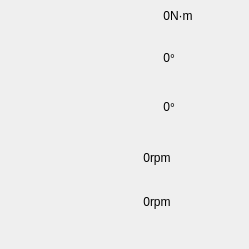
     <widget class="QWidget" name="scrollAreaWidgetContents_2">
      <property name="geometry">
       <rect>
        <x>0</x>
        <y>0</y>
        <width>249</width>
        <height>249</height>
       </rect>
      </property>
      <widget class="QLabel" name="roller_torque">
       <property name="geometry">
        <rect>
         <x>70</x>
         <y>0</y>
         <width>100</width>
         <height>31</height>
        </rect>
       </property>
       <property name="text">
        <string>0</string>
       </property>
       <property name="alignment">
        <set>Qt::AlignRight|Qt::AlignTrailing|Qt::AlignVCenter</set>
       </property>
      </widget>
      <widget class="QLabel" name="l_fan_angle">
       <property name="geometry">
        <rect>
         <x>70</x>
         <y>90</y>
         <width>100</width>
         <height>33</height>
        </rect>
       </property>
       <property name="text">
        <string>0</string>
       </property>
       <property name="alignment">
        <set>Qt::AlignRight|Qt::AlignTrailing|Qt::AlignVCenter</set>
       </property>
      </widget>
      <widget class="QLabel" name="label_54">
       <property name="geometry">
        <rect>
         <x>70</x>
         <y>41</y>
         <width>100</width>
         <height>33</height>
        </rect>
       </property>
       <property name="text">
        <string>0</string>
       </property>
       <property name="alignment">
        <set>Qt::AlignRight|Qt::AlignTrailing|Qt::AlignVCenter</set>
       </property>
      </widget>
      <widget class="QLabel" name="front_motor_sp">
       <property name="geometry">
        <rect>
         <x>90</x>
         <y>141</y>
         <width>60</width>
         <height>33</height>
        </rect>
       </property>
       <property name="text">
        <string>0</string>
       </property>
       <property name="alignment">
        <set>Qt::AlignRight|Qt::AlignTrailing|Qt::AlignVCenter</set>
       </property>
      </widget>
      <widget class="QLabel" name="rear_motor_sp">
       <property name="geometry">
        <rect>
         <x>90</x>
         <y>185</y>
         <width>60</width>
         <height>33</height>
        </rect>
       </property>
       <property name="text">
        <string>0</string>
       </property>
       <property name="alignment">
        <set>Qt::AlignRight|Qt::AlignTrailing|Qt::AlignVCenter</set>
       </property>
      </widget>
      <widget class="QWidget" name="layoutWidget">
       <property name="geometry">
        <rect>
         <x>7</x>
         <y>0</y>
         <width>41</width>
         <height>221</height>
        </rect>
       </property>
       <layout class="QVBoxLayout" name="verticalLayout_3">
        <item>
         <widget class="QLabel" name="label_64">
          <property name="styleSheet">
           <string notr="true">border-image: url(:/images/parameters/RollerTorque.png);</string>
          </property>
          <property name="text">
           <string/>
          </property>
         </widget>
        </item>
        <item>
         <widget class="QLabel" name="label_66">
          <property name="styleSheet">
           <string notr="true">border-image: url(:/images/parameters/ThrowMachineAngle.png);</string>
          </property>
          <property name="text">
           <string/>
          </property>
         </widget>
        </item>
        <item>
         <widget class="QLabel" name="label_67">
          <property name="styleSheet">
           <string notr="true">border-image: url(:/images/parameters/FanAngle.png);</string>
          </property>
          <property name="text">
           <string/>
          </property>
         </widget>
        </item>
        <item>
         <widget class="QLabel" name="label_44">
          <property name="styleSheet">
           <string notr="true">border-image: url(:/images/parameters/FrontMotorSpeed.png);</string>
          </property>
          <property name="text">
           <string/>
          </property>
         </widget>
        </item>
        <item>
         <widget class="QLabel" name="label_50">
          <property name="styleSheet">
           <string notr="true">border-image: url(:/images/parameters/RearMotorSpeed.png);</string>
          </property>
          <property name="text">
           <string/>
          </property>
         </widget>
        </item>
       </layout>
      </widget>
      <widget class="MQlabel" name="w_front_motor_sp">
       <property name="geometry">
        <rect>
         <x>200</x>
         <y>140</y>
         <width>40</width>
         <height>40</height>
        </rect>
       </property>
       <property name="styleSheet">
        <string notr="true">border-image: url(:/images/engine/warning.png);</string>
       </property>
       <property name="text">
        <string/>
       </property>
      </widget>
      <widget class="MQlabel" name="w_rear_motor_sp">
       <property name="geometry">
        <rect>
         <x>200</x>
         <y>182</y>
         <width>40</width>
         <height>40</height>
        </rect>
       </property>
       <property name="styleSheet">
        <string notr="true">border-image: url(:/images/engine/warning.png);</string>
       </property>
       <property name="text">
        <string/>
       </property>
      </widget>
      <widget class="QLabel" name="label_83">
       <property name="geometry">
        <rect>
         <x>170</x>
         <y>0</y>
         <width>45</width>
         <height>31</height>
        </rect>
       </property>
       <property name="text">
        <string>N·m</string>
       </property>
      </widget>
      <widget class="QLabel" name="label_84">
       <property name="geometry">
        <rect>
         <x>170</x>
         <y>43</y>
         <width>45</width>
         <height>31</height>
        </rect>
       </property>
       <property name="text">
        <string>°</string>
       </property>
      </widget>
      <widget class="QLabel" name="label_86">
       <property name="geometry">
        <rect>
         <x>170</x>
         <y>92</y>
         <width>45</width>
         <height>31</height>
        </rect>
       </property>
       <property name="text">
        <string>°</string>
       </property>
      </widget>
      <widget class="QLabel" name="label_87">
       <property name="geometry">
        <rect>
         <x>150</x>
         <y>142</y>
         <width>45</width>
         <height>31</height>
        </rect>
       </property>
       <property name="text">
        <string>rpm</string>
       </property>
      </widget>
      <widget class="QLabel" name="label_89">
       <property name="geometry">
        <rect>
         <x>150</x>
         <y>186</y>
         <width>45</width>
         <height>31</height>
        </rect>
       </property>
       <property name="text">
        <string>rpm</string>
       </property>
      </widget>
     </widget>
